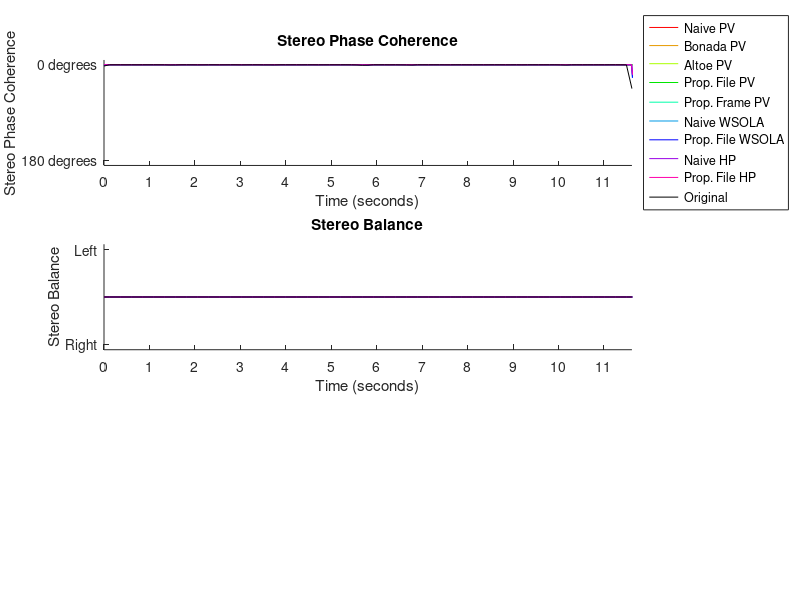

Write the MATLAB code that produced this figure. (Note: this script raises an error after producing the figure.)
%% Feature plotting
close all
clear all
clc

%I suggest setting a break point after the figure is created, and maximising the figure on a monitor
% in a portait orientation before running this code.  The bigger the screen, the better.

fig = figure;
addpath('../Functions');
tic

pathOutput = 'Plots/Features/';
methods = {'Naive PV', 'Bonada PV', 'Altoe PV', 'Prop. File PV', 'Prop. Frame PV', 'Naive WSOLA', 'Prop. File WSOLA', 'Naive HP', 'Prop. File HP', 'Original'};

load confetti_original.mat
load confetti_results.mat
pathInput = 'Confetti_Source/';
%load subjective_files_results.mat
%load subjective_files_original.mat
% pathInput = 'AudioIn/';

%Calculate the colours
num_of_colours = length(methods)-1;
H = (0:num_of_colours-1)*1/num_of_colours;
S = ones(size(H));
V = ones(size(H));
V(2:2:end) = 0.9*V(2:2:end);
HSV = [H',S',V'];
RGB = hsv2rgb(HSV);

d = dir(pathInput);
N=2048; %The larger this value, the smoother the averaged phase will be.
N_f = 2048;

for audio_file = 1:size(results, 1)
    for TSM_ratio = 1:size(results, 2)

        %Plot the original Stereo Phase Coherence at the same time scale as the
        %adjusted files
        subplot(3,1,1);
        hold on
        %Plot the calculated SPC features
        t = (1:N_f:N_f*length(results(audio_file,TSM_ratio).C(:,:)'))/results(audio_file,TSM_ratio).Fs;
        for n=1:(length(methods)-1)
            plot(t,results(audio_file,TSM_ratio).C(n,:)','Color',RGB(n,:))
        end
        %Plot the original SPC feature
        t = (1:N:N*length(original(1,audio_file).C(:,:)'))/(original(1,audio_file).Fs*results(audio_file,TSM_ratio).TSM);
        plot(t,original(1,audio_file).C(:,:)', 'k')
        set(gca, 'XLim', [0 max(t)],  'YLim', [-1.1 1.1],...
         'XTick', 0:1:max(t), 'YTick', -1:2:1,...
         'XTickLabel', 0:1:max(t), ...
         'YTickLabel', {'180 degrees', '0 degrees'})
        title('Stereo Phase Coherence')
        legend(methods, 'Location', 'eastoutside')
        xlabel('Time (seconds)')
        ylabel('Stereo Phase Coherence')
        hold off

        %Plot the stereo Balance
        subplot(3,1,2)
        hold on
        %Plot the calculated Balance features
        t = (1:N_f:N_f*length(results(audio_file,TSM_ratio).B(:,:)'))/results(audio_file,TSM_ratio).Fs;
        for n=1:(length(methods)-1)
            plot(t,results(audio_file,TSM_ratio).B(n,:)','Color',RGB(n,:))
        end
        %Plot the original Balance feature
        t = (1:N:N*length(original(1,audio_file).B(:,:)'))/(original(1,audio_file).Fs*results(audio_file,TSM_ratio).TSM);
        plot(t,original(1,audio_file).B(:,:)', 'k')
        set(gca, 'XLim', [0 max(t)],  'YLim', [-1.1 1.1],...
         'XTick', 0:1:max(t), 'YTick', -1:2:1,...
         'XTickLabel', 0:1:max(t), ...
         'YTickLabel', {'Right', 'Left'})
        title('Stereo Balance');
        xlabel('Time (seconds)');
        ylabel('Stereo Balance');
        legend('Original', methods, 'Location', 'eastoutside')
        hold off

        %Plot the original audio file
        subplot(3,1,3)
        [x,Fs] = audioread([pathInput results(audio_file,TSM_ratio).filename]);
        x = x/max(max(abs(x))); %Normalise
        t = (1:length(x))/Fs;
        %Split the signal to use 1 plot
        if(size(x,2)==1)
            x = [x,x];
        end
        x(:,1) = x(:,1)+1;
        x(:,2) = x(:,2)-1;
        plot(t,x)
        title('Original Audio File')
        xlabel('Time (seconds)');
        ylabel('Amplitude');
        axis([0 t(end) -1.1*max(max(abs(x))) 1.1*max(max(abs(x)))])
        set(gca, 'YLim', [-1.1*max(max(abs(x))) 1.1*max(max(abs(x)))],...
            'YTick', [-2 -1 0 1 2],...
            'YTickLabel', {'-1      ' 'Right' '1 , -1' 'Left' '1'} );

        %Add the super title
        plot_title = sprintf('%s at TSM=%.2f',original(1, audio_file).filename(1:end-4),results(audio_file,TSM_ratio).TSM);
        plot_title = strrep(plot_title, '_', '\_');
        p=mtit(plot_title,...
            'fontsize',12,'color',[0 0 0],...
            'xoff',0,'yoff',0.025);
        plot_title = sprintf('%s at TSM=%.2f',results(audio_file,TSM_ratio).filename(1:end-4),results(audio_file,TSM_ratio).TSM);
        %Print the figure to file
        set(gcf,'PaperPositionMode','auto')
        print(fig, ['Plots/Features/' plot_title],'-dpng', '-r0')
        disp(plot_title);
    end
end
disp('Processing Complete')
toc